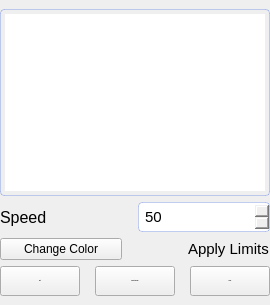
         <widget class="QFrame" name="right_side_bar_top">
          <property name="sizePolicy">
           <sizepolicy hsizetype="Minimum" vsizetype="Expanding">
            <horstretch>0</horstretch>
            <verstretch>0</verstretch>
           </sizepolicy>
          </property>
          <property name="maximumSize">
           <size>
            <width>300</width>
            <height>16777215</height>
           </size>
          </property>
          <property name="styleSheet">
           <string notr="true"/>
          </property>
          <property name="frameShape">
           <enum>QFrame::NoFrame</enum>
          </property>
          <property name="frameShadow">
           <enum>QFrame::Plain</enum>
          </property>
          <layout class="QVBoxLayout" name="verticalLayout_2" stretch="6,1,1,1">
           <property name="spacing">
            <number>6</number>
           </property>
           <property name="leftMargin">
            <number>0</number>
           </property>
           <property name="topMargin">
            <number>9</number>
           </property>
           <property name="rightMargin">
            <number>0</number>
           </property>
           <property name="bottomMargin">
            <number>9</number>
           </property>
           <item>
            <widget class="QListWidget" name="signals_list1">
             <property name="font">
              <font>
               <family>Ubuntu</family>
               <pointsize>10</pointsize>
               <weight>50</weight>
               <bold>false</bold>
              </font>
             </property>
             <property name="styleSheet">
              <string notr="true">QListWidget{
border:1px solid  rgba(65, 105, 225,30%);
border-radius: 4px;
padding:4px;
}
QCheckBox::checked {
    background-color: red;
}</string>
             </property>
             <property name="frameShape">
              <enum>QFrame::WinPanel</enum>
             </property>
             <property name="frameShadow">
              <enum>QFrame::Plain</enum>
             </property>
             <property name="showDropIndicator" stdset="0">
              <bool>true</bool>
             </property>
             <property name="dragEnabled">
              <bool>true</bool>
             </property>
             <property name="dragDropOverwriteMode">
              <bool>false</bool>
             </property>
             <property name="dragDropMode">
              <enum>QAbstractItemView::DragDrop</enum>
             </property>
             <property name="defaultDropAction">
              <enum>Qt::MoveAction</enum>
             </property>
             <property name="iconSize">
              <size>
               <width>20</width>
               <height>20</height>
              </size>
             </property>
             <property name="textElideMode">
              <enum>Qt::ElideRight</enum>
             </property>
             <property name="movement">
              <enum>QListView::Snap</enum>
             </property>
             <property name="layoutMode">
              <enum>QListView::SinglePass</enum>
             </property>
             <property name="sortingEnabled">
              <bool>true</bool>
             </property>
            </widget>
           </item>
           <item>
            <layout class="QHBoxLayout" name="horizontalLayout_4">
             <item>
              <widget class="QLabel" name="speedLabel_2">
               <property name="font">
                <font>
                 <family>Ubuntu</family>
                 <pointsize>12</pointsize>
                 <weight>50</weight>
                 <bold>false</bold>
                </font>
               </property>
               <property name="styleSheet">
                <string notr="true"/>
               </property>
               <property name="text">
                <string>Speed</string>
               </property>
               <property name="buddy">
                <cstring>speedSpinBox_1</cstring>
               </property>
              </widget>
             </item>
             <item>
              <widget class="QSpinBox" name="speedSpinBox_1">
               <property name="font">
                <font>
                 <family>Ubuntu</family>
                 <pointsize>11</pointsize>
                 <weight>50</weight>
                 <bold>false</bold>
                </font>
               </property>
               <property name="styleSheet">
                <string notr="true">border:1px solid  rgba(65, 105, 225,30%);
border-radius: 4px;
padding:4px;</string>
               </property>
               <property name="minimum">
                <number>1</number>
               </property>
               <property name="maximum">
                <number>100</number>
               </property>
               <property name="singleStep">
                <number>1</number>
               </property>
               <property name="value">
                <number>50</number>
               </property>
              </widget>
             </item>
            </layout>
           </item>
           <item>
            <layout class="QHBoxLayout" name="horizontalLayout_8">
             <item>
              <widget class="QPushButton" name="color_btn1">
               <property name="sizePolicy">
                <sizepolicy hsizetype="Expanding" vsizetype="Maximum">
                 <horstretch>0</horstretch>
                 <verstretch>0</verstretch>
                </sizepolicy>
               </property>
               <property name="maximumSize">
                <size>
                 <width>132</width>
                 <height>30</height>
                </size>
               </property>
               <property name="toolTip">
                <string>click to change the color of the active signals</string>
               </property>
               <property name="styleSheet">
                <string notr="true"/>
               </property>
               <property name="text">
                <string>Change Color</string>
               </property>
               <property name="shortcut">
                <string>Shift+C</string>
               </property>
              </widget>
             </item>
             <item>
              <spacer name="horizontalSpacer">
               <property name="orientation">
                <enum>Qt::Horizontal</enum>
               </property>
               <property name="sizeType">
                <enum>QSizePolicy::Preferred</enum>
               </property>
               <property name="sizeHint" stdset="0">
                <size>
                 <width>40</width>
                 <height>20</height>
                </size>
               </property>
              </spacer>
             </item>
             <item>
              <widget class="QCheckBox" name="apply_limits_checkBox_1">
               <property name="font">
                <font>
                 <family>Ubuntu</family>
                 <pointsize>11</pointsize>
                </font>
               </property>
               <property name="toolTip">
                <string>click to apply limits to the graph in x and y axes</string>
               </property>
               <property name="styleSheet">
                <string notr="true">background-color: rgba(255, 255, 255, 0);
border:none;</string>
               </property>
               <property name="text">
                <string>Apply Limits</string>
               </property>
              </widget>
             </item>
            </layout>
           </item>
           <item>
            <layout class="QHBoxLayout" name="horizontalLayout_7">
             <property name="spacing">
              <number>15</number>
             </property>
             <property name="leftMargin">
              <number>0</number>
             </property>
             <property name="topMargin">
              <number>0</number>
             </property>
             <item>
              <widget class="QPushButton" name="plot_btn1">
               <property name="sizePolicy">
                <sizepolicy hsizetype="Minimum" vsizetype="Maximum">
                 <horstretch>0</horstretch>
                 <verstretch>0</verstretch>
                </sizepolicy>
               </property>
               <property name="minimumSize">
                <size>
                 <width>0</width>
                 <height>25</height>
                </size>
               </property>
               <property name="maximumSize">
                <size>
                 <width>16777215</width>
                 <height>30</height>
                </size>
               </property>
               <property name="font">
                <font>
                 <family>Ubuntu</family>
                 <pointsize>-1</pointsize>
                 <weight>75</weight>
                 <bold>true</bold>
                </font>
               </property>
               <property name="cursor">
                <cursorShape>PointingHandCursor</cursorShape>
               </property>
               <property name="toolTip">
                <string>&lt;html&gt;&lt;head/&gt;&lt;body&gt;&lt;p&gt;click to plot checked signals&lt;/p&gt;&lt;/body&gt;&lt;/html&gt;</string>
               </property>
               <property name="styleSheet">
                <string notr="true"/>
               </property>
               <property name="text">
                <string>Plot</string>
               </property>
               <property name="shortcut">
                <string>Shift+P</string>
               </property>
               <property name="flat">
                <bool>false</bool>
               </property>
              </widget>
             </item>
             <item>
              <widget class="QPushButton" name="export_btn1">
               <property name="sizePolicy">
                <sizepolicy hsizetype="Expanding" vsizetype="Maximum">
                 <horstretch>0</horstretch>
                 <verstretch>0</verstretch>
                </sizepolicy>
               </property>
               <property name="minimumSize">
                <size>
                 <width>0</width>
                 <height>0</height>
                </size>
               </property>
               <property name="maximumSize">
                <size>
                 <width>132</width>
                 <height>30</height>
                </size>
               </property>
               <property name="font">
                <font>
                 <family>Ubuntu</family>
                 <pointsize>-1</pointsize>
                 <weight>75</weight>
                 <bold>true</bold>
                </font>
               </property>
               <property name="cursor">
                <cursorShape>PointingHandCursor</cursorShape>
               </property>
               <property name="toolTip">
                <string>click to export the graph content and stats as PDF file</string>
               </property>
               <property name="styleSheet">
                <string notr="true"/>
               </property>
               <property name="text">
                <string>Export as PDF</string>
               </property>
               <property name="shortcut">
                <string>Shift+E</string>
               </property>
              </widget>
             </item>
             <item>
              <widget class="QPushButton" name="open_btn1">
               <property name="sizePolicy">
                <sizepolicy hsizetype="Minimum" vsizetype="Maximum">
                 <horstretch>0</horstretch>
                 <verstretch>0</verstretch>
                </sizepolicy>
               </property>
               <property name="minimumSize">
                <size>
                 <width>0</width>
                 <height>25</height>
                </size>
               </property>
               <property name="maximumSize">
                <size>
                 <width>16777215</width>
                 <height>30</height>
                </size>
               </property>
               <property name="font">
                <font>
                 <family>Ubuntu</family>
                 <pointsize>-1</pointsize>
                 <weight>75</weight>
                 <bold>true</bold>
                </font>
               </property>
               <property name="cursor">
                <cursorShape>PointingHandCursor</cursorShape>
               </property>
               <property name="toolTip">
                <string>&lt;html&gt;&lt;head/&gt;&lt;body&gt;&lt;p&gt;click to open file&lt;/p&gt;&lt;/body&gt;&lt;/html&gt;</string>
               </property>
               <property name="styleSheet">
                <string notr="true"/>
               </property>
               <property name="text">
                <string>Open</string>
               </property>
               <property name="shortcut">
                <string>Shift+O</string>
               </property>
              </widget>
             </item>
            </layout>
           </item>
          </layout>
         </widget>
